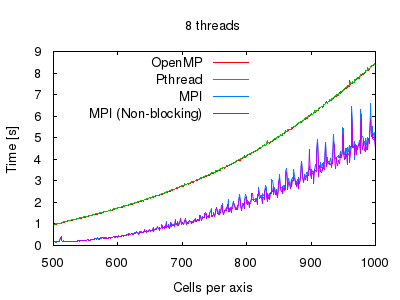

Source code (gnuplot):
set terminal png truecolor size 400,300 font "Helvetica" 10
set out "tests_perf_8.png"
set key top left
set xlabel "Cells per axis"
set ylabel "Time [s]"
set title "8 threads"
set xrange [500:1000]
plot \
    "tests_perf_8.tsv" using 1:2 title "OpenMP" with lines lw 1, \
    "tests_perf_8.tsv" using 1:3 title "Pthread" with lines lw 1, \
    "tests_perf_8.tsv" using 1:4 title "MPI" with lines lw 1, \
    "tests_perf_8.tsv" using 1:5 title "MPI (Non-blocking)" with lines lw 1

set logscale xy
set xrange [*:*]
set out "tests_perf2_8.png"
replot
